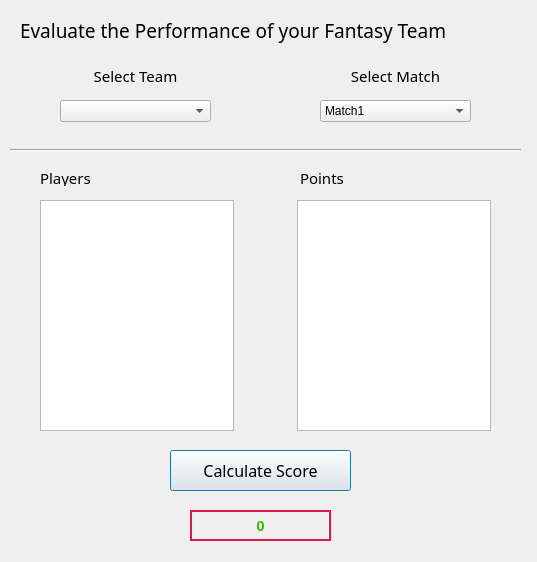
<?xml version="1.0" encoding="UTF-8"?>
<ui version="4.0">
 <class>Dialog</class>
 <widget class="QDialog" name="Dialog">
  <property name="geometry">
   <rect>
    <x>0</x>
    <y>0</y>
    <width>537</width>
    <height>562</height>
   </rect>
  </property>
  <property name="windowTitle">
   <string>Dialog</string>
  </property>
  <widget class="QLabel" name="label">
   <property name="geometry">
    <rect>
     <x>20</x>
     <y>10</y>
     <width>511</width>
     <height>41</height>
    </rect>
   </property>
   <property name="font">
    <font>
     <family>Lucida Calligraphy</family>
     <pointsize>14</pointsize>
    </font>
   </property>
   <property name="text">
    <string>Evaluate the Performance of your Fantasy Team</string>
   </property>
  </widget>
  <widget class="Line" name="line">
   <property name="geometry">
    <rect>
     <x>10</x>
     <y>140</y>
     <width>511</width>
     <height>20</height>
    </rect>
   </property>
   <property name="orientation">
    <enum>Qt::Horizontal</enum>
   </property>
  </widget>
  <widget class="QLabel" name="label_2">
   <property name="geometry">
    <rect>
     <x>40</x>
     <y>170</y>
     <width>91</width>
     <height>16</height>
    </rect>
   </property>
   <property name="font">
    <font>
     <family>Arial Rounded MT Bold</family>
     <pointsize>11</pointsize>
    </font>
   </property>
   <property name="text">
    <string>Players</string>
   </property>
  </widget>
  <widget class="QWidget" name="horizontalLayoutWidget_2">
   <property name="geometry">
    <rect>
     <x>40</x>
     <y>200</y>
     <width>451</width>
     <height>231</height>
    </rect>
   </property>
   <layout class="QHBoxLayout" name="horizontalLayout_2">
    <item>
     <widget class="QListWidget" name="players_list"/>
    </item>
    <item>
     <spacer name="horizontalSpacer_2">
      <property name="orientation">
       <enum>Qt::Horizontal</enum>
      </property>
      <property name="sizeHint" stdset="0">
       <size>
        <width>118</width>
        <height>20</height>
       </size>
      </property>
     </spacer>
    </item>
    <item>
     <widget class="QListWidget" name="points_list"/>
    </item>
   </layout>
  </widget>
  <widget class="QPushButton" name="calc_score">
   <property name="geometry">
    <rect>
     <x>170</x>
     <y>450</y>
     <width>181</width>
     <height>41</height>
    </rect>
   </property>
   <property name="font">
    <font>
     <family>Algerian</family>
     <pointsize>12</pointsize>
    </font>
   </property>
   <property name="text">
    <string>Calculate Score</string>
   </property>
  </widget>
  <widget class="QLabel" name="label_3">
   <property name="geometry">
    <rect>
     <x>300</x>
     <y>170</y>
     <width>81</width>
     <height>16</height>
    </rect>
   </property>
   <property name="font">
    <font>
     <family>Arial Rounded MT Bold</family>
     <pointsize>11</pointsize>
    </font>
   </property>
   <property name="text">
    <string>Points</string>
   </property>
  </widget>
  <widget class="QComboBox" name="Teamcombo">
   <property name="geometry">
    <rect>
     <x>60</x>
     <y>100</y>
     <width>151</width>
     <height>22</height>
    </rect>
   </property>
   <property name="toolTip">
    <string/>
   </property>
  </widget>
  <widget class="QComboBox" name="Matchcombo">
   <property name="geometry">
    <rect>
     <x>320</x>
     <y>100</y>
     <width>151</width>
     <height>22</height>
    </rect>
   </property>
   <item>
    <property name="text">
     <string>Match1</string>
    </property>
   </item>
   <item>
    <property name="text">
     <string>Match2</string>
    </property>
   </item>
   <item>
    <property name="text">
     <string>Match3</string>
    </property>
   </item>
  </widget>
  <widget class="QLabel" name="score">
   <property name="geometry">
    <rect>
     <x>190</x>
     <y>510</y>
     <width>141</width>
     <height>31</height>
    </rect>
   </property>
   <property name="font">
    <font>
     <pointsize>11</pointsize>
     <weight>75</weight>
     <bold>true</bold>
    </font>
   </property>
   <property name="styleSheet">
    <string notr="true">color: rgb(61, 184, 8);
border-color: rgb(212, 29, 72);
border-width:2px;
border-style:solid;</string>
   </property>
   <property name="text">
    <string>0</string>
   </property>
   <property name="alignment">
    <set>Qt::AlignCenter</set>
   </property>
  </widget>
  <widget class="QLabel" name="label_5">
   <property name="geometry">
    <rect>
     <x>70</x>
     <y>60</y>
     <width>131</width>
     <height>31</height>
    </rect>
   </property>
   <property name="font">
    <font>
     <family>Arial Rounded MT Bold</family>
     <pointsize>11</pointsize>
    </font>
   </property>
   <property name="text">
    <string>Select Team</string>
   </property>
   <property name="alignment">
    <set>Qt::AlignCenter</set>
   </property>
  </widget>
  <widget class="QLabel" name="label_6">
   <property name="geometry">
    <rect>
     <x>330</x>
     <y>60</y>
     <width>131</width>
     <height>31</height>
    </rect>
   </property>
   <property name="font">
    <font>
     <family>Arial Rounded MT Bold</family>
     <pointsize>11</pointsize>
    </font>
   </property>
   <property name="text">
    <string>Select Match</string>
   </property>
   <property name="alignment">
    <set>Qt::AlignCenter</set>
   </property>
  </widget>
 </widget>
 <resources/>
 <connections/>
</ui>
